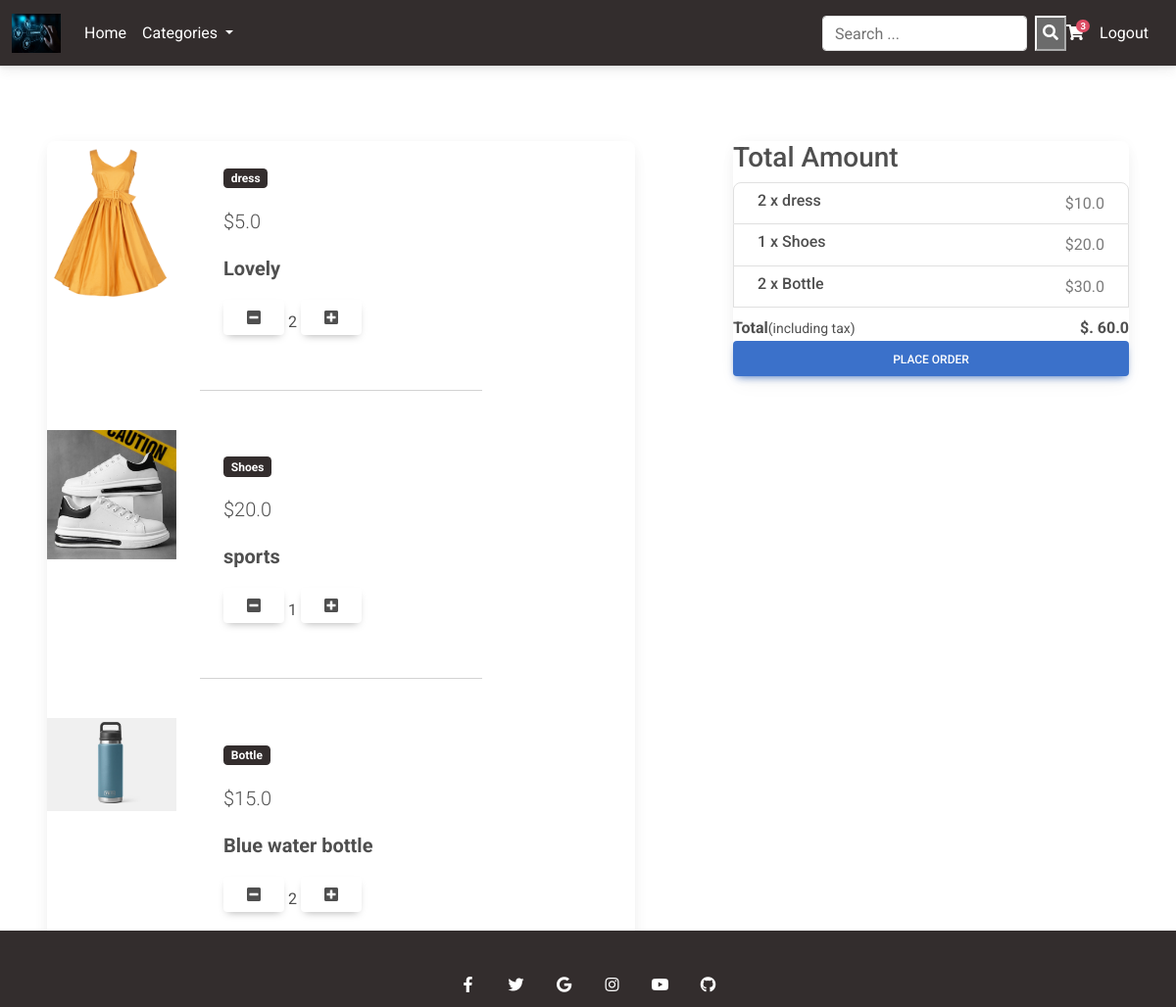
The app's page /cart/ (signed in) with its own data.
### eccommerce/models.py (models this page shows, shortened)
class Order(models.Model):
    user = models.ForeignKey(User,on_delete=models.CASCADE)
    product = models.ManyToManyField(OrderItem)
    ordered_date = models.DateTimeField()
    ordered = models.BooleanField(default=False)
    billing_address = models.ForeignKey('BillingAddress',on_delete=models.SET_NULL,blank=True,null=True)
    payment = models.ForeignKey('Payment',on_delete=models.SET_NULL,blank=True,null=True)
    def get_total(self):
        total = 0
        for order_item in self.product.all():
            total += order_item.get_final_price()
        return total

class OrderItem(models.Model):
    user = models.ForeignKey(User,on_delete=models.CASCADE)
    product = models.ForeignKey(Product,on_delete=models.CASCADE)
    ordered = models.BooleanField(default=False)
    quantity = models.IntegerField(default=1)
    date_ordered = models.DateTimeField(auto_now_add=True)
    def get_total_item_price(self):
        return self.quantity * self.product.price
    def get_final_price(self):
        if self.product.discount_price:
            return self.get_total_discount_price()
        return self.get_total_item_price()

class Product(models.Model):
    title = models.CharField(max_length=100)
    image = models.ImageField(upload_to='item_images/',blank=True,null=True)
    price = models.FloatField()
    discount_price = models.FloatField(blank="True", null="True")
    category = models.CharField(choices = CATEGORY_CHOICES,max_length=2,blank=True,null=True)
    slug = models.SlugField()
    description = models.TextField()
    def get_absolute_url(self):
        return reverse ("product",kwargs={
            'slug':self.slug
        })
    def get_add_to_cart_url(self):
        return reverse("add-to-cart",kwargs={
            'slug':self.slug
        })

### eccommerce/views.py (the view)
# urls.py: path("cart/",OrderSummary.as_view(),name = "order-summary"),
class OrderSummary(LoginRequiredMixin,View):
    def get(self, request):
        try:
            order = get_object_or_404(Order, user=self.request.user, ordered=False)
        except ObjectDoesNotExist:
            messages.info(self.request,"You do not have an active order")
            return render(self.request, 'eccomerce/order_summary.html')
        context = {'order': order}
        return render(self.request, 'eccomerce/order_summary.html', context)

### eccommerce/templatetags/cart_template_tags.py (called while the page is built)
@register.filter
def cart_item_count(user):
    if user.is_authenticated:
        qs  = Order.objects.filter(user=user,ordered=False)
        if qs.exists:
            return qs[0].product.count()
    return 0

### eccommerce/templates/eccomerce/order_summary.html
{% extends "eccomerce/base.html"%}
{% block content %}
    <main class=" mt-5 pt-4">
      <div class="">
      {% if order %}
        <div class="d-flex justify-content-between">
          <div class="card col-sm-6 mx-5">
            {% for item in order.product.all %}
            <div class="row ">
                <div class="col-sm-3 text-center">
                    <img src="{{item.product.image.url}}" class="img-fluid" alt="{{ item.name }}" />
                </div>
                <div class="col-md-6 mb-4">
                    <div class="p-4">
                        <div class="mb-3">
                            <a href="{{ item.product.get_absolute_url}}">
                                <span class="badge bg-dark me-1">{{item.product.title}}</span>
                            </a>
                        </div>
                        {% if item.product.discount_price %}
                            <strike class="lead"><span>${{item.product.price}}</span></strike>
                            <p class="lead"><span>${{item.product.discount_price}}</span></p>
                        {% else %}
                            <p class="lead"><span>${{item.product.price}}</span></p>
                        {% endif %}
                        <strong>
                            <p style="font-size: 20px;">{{item.product.description}}</p>
                        </strong>
                        <div class="my-3">
                          <a class="minus-cart btn" pid="{{item.product.id}}" href="{{item.product.remove_item_from_cart }}"><i class="fas fa-minus-square fa-lg"></i></a>
                          <span id="quantity">{{item.quantity}}</span>
                          <a class="plus-cart btn" pid="{{item.product.id}}" href="{{item.product.get_add_to_cart_url}}"><i class="fas fa-plus-square fa-lg"></i></a>
                      </div>
                    </div>
                    <hr>
                </div>
            </div>
            {% endfor %}
          </div>
            <div class="col-sm-5 mb-5 px-5 mr-5">
              <div class="card">
                <h3>Total Amount</h3>
                <ul class="list-group">
                  {% for order_item in order.product.all %}
                  <li class="list-group-item d-flex justify-content-between">
                      <div>
                          <h6 class="my-0">{{order_item.quantity}} x {{order_item.product.title}}</h6>
                      </div>
                      <span class="text-muted">${{order_item.get_final_price}}</span>
                  </li>
                  {% endfor %}
                  <li class="list-group-item d-flex justify-content-between align-items-center border-0 px-0 pb-0 py-2">
                    <div>
                      <strong>Total</strong><small>(including tax)</small>
                    </div>
                    <span id="totalamount"><strong>$. {{order.get_total}}</strong></span>
                  </li>
                </ul>
                <div class="d-grid"><a href="{% url 'checkout' %}" class="btn btn-primary">Place Order</a></div>
              </div>
            </div>
          </div>
          {% else %}
            <h1 class="text-center mb-5">Cart is Empty</h1>
        </div>
          {% endif %}
        </div>
    </main>
{% endblock content %}

### eccommerce/templates/eccomerce/navbar.html (shortened to what this page needs)
{% load static %}
{% load cart_template_tags %}
<nav class="navbar navbar-expand-lg bg-dark border-bottom border-body fixed-top" data-bs-theme="dark">
  <div class="container-fluid">
    <img src="{% static 'images/banner/AdobeStock.jpeg' %}" class="navbar-brand text-white" alt="Navbar" width="50" height="50">
    <div class=" menu_bar collapse navbar-collapse text-white" id="navbarSupportedContent">
      <ul class="navbar-nav me-auto mb-2 mb-lg-0 ">
        <li class="nav-item">
          <a class="nav-link active text-white" aria-current="page" href="{% url 'products' %}">Home</a>
        </li>
        <li class="nav-item dropdown">
          <a class="nav-link dropdown-toggle text-white" href="#" role="button" data-bs-toggle="dropdown" aria-expanded="false">
            Categories
          </a>
        </li>
      </ul>
      <div class="d-flex align-items-center">
        <div class="collapse navbar-collapse" id="navbarSupportedContent2">
          <form method="POST" action="{% url 'search' %}" class=" d-flex" role="search" colspan="8">
            <input class="form-control me-2" type="search" placeholder="Search ..." name="search_query" aria-label="Search">
            <button class="search-form_button" type="submit"><i class="fa fa-search" aria-hidden="true"></i></button>
          </form>
        </div>
        {% if request.user.is_authenticated %}
        <a class="nav-link me-3" href="{% url 'order-summary' %}">
          <i class="fas fa-shopping-cart"></i>
          <span class="badge rounded-pill badge-notification bg-danger">{{request.user|cart_item_count}}</span>
        </a>
        <a class="nav-link me-3" href="{% url 'account-logout' %}">
          <span class="clearfix d-none d-sm-inline-block">Logout</span>
        </a>
      {% endif %}
      </div>
    </div>
  </div>
</nav>

### eccommerce/static/eccomerce.css (style rules this page uses)
.menu_bar ul li { position: relative; }

### records on screen
OrderItem: product.image (picture), product "dress", product.price "5.0", product.description "Lovely", quantity "2", get_final_price "10.0"
OrderItem: product.image (picture), product "Shoes", product.price "20.0", product.description "sports", quantity "1", get_final_price "20.0"
OrderItem: product.image (picture), product "Bottle", product.price "15.0", product.description "Blue water bottle", quantity "2", get_final_price "30.0"
Order: get_total "60.0"

### other values on screen
{{ request.user|cart_item_count }} "3"
